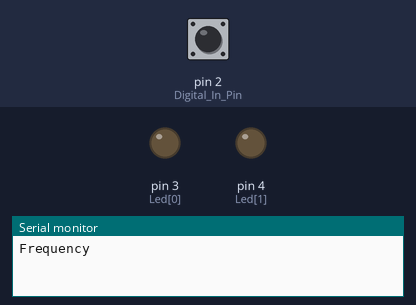
Bench run of a sketch on a simulated Arduino Uno, built with avr-gcc and run on an emulated ATmega328P. Parts: output pins drawn as LEDs (lit = HIGH), the last lines printed to the serial monitor. The test bench sets the inputs (shaded band); at power-on: pin 2 (Digital_In_Pin) HIGH.

Above: at 1.2 s.
1.3 s: pin 2 (Digital_In_Pin) pulsed LOW 2 times (0.12 s each, 0.3 s apart)
At 2.5 s:
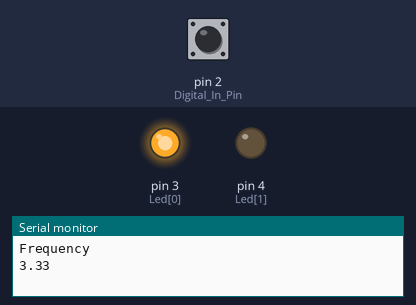
Timing chart, 0 to 4.3 s (numbered marks = the images above; inputs shaded):
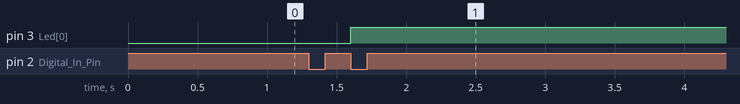

The sketch:

SpeedSense_LED.ino
```cpp
// Code to sense speed of the cyclist and light up LEDs based on the speed threshold

#define Digital_In_Pin 2

unsigned long t1 = 0; // previous time value
unsigned long t2 = 0; // new time value
bool flag = LOW;
const int Led[3] = {3,4,5};

void freq(unsigned long t1, unsigned long t2){  // function that calculates the frequency
  float frequency = 1000/((float)t2-(float)t1); //milliseconds
  Serial.println(frequency);
  if(frequency < 4) {
    digitalWrite(Led[0],HIGH);
  }
  else {
    digitalWrite(Led[0],LOW);
  }
  if(frequency > 4 && frequency < 10) { // light up LED to indicate the user is at the correct speed
    digitalWrite(Led[1],HIGH);
  }
  else {
    digitalWrite(Led[1],LOW);
  }
  if(frequency > 10){                 // light up LED to indicate the user is going too fast
    digitalWrite(Led[2],HIGH);
  }
  else {                              // light up LED to indicate the user is going too slow
    digitalWrite(Led[2],LOW);
  }
}


void setup() {
  Serial.begin(9600);
  Serial.println("Frequency");
  attachInterrupt(digitalPinToInterrupt(Digital_In_Pin),frequency_func,FALLING);
  for(int i=0;i<2;i++) {
    pinMode(Led[i],OUTPUT); // sets LEDs to output
  }
}
void frequency_func() {               // function that takes the time when the interrupt is triggered
  if(flag == LOW){
    t1 = millis();
    flag = HIGH;
  }
  else{
    t2 = millis();
    freq(t1, t2);
    flag = LOW;
   // Serial.println(t1);
    //Serial.println(t2);
  }
}

void loop() {
  }
```

Measured:
- after the input at 1.3 s, pin 3 (Led[0]): LOW → HIGH after 0.30 s
